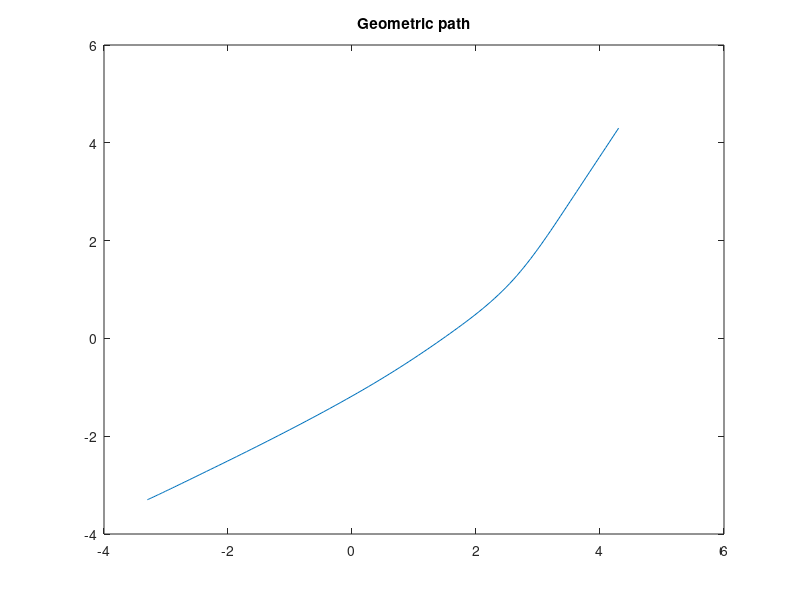

The MATLAB script that drew this image:
clc,clf, clear

% Import data
pathData = load('path_geo.txt');

plot(pathData(:,1),pathData(:,2))
title('Geometric path')

% theta = 0.1;
% A = [0 0 -cos(theta);
%      0 0 -sin(theta);
%      0 0 0          ];
% B = [-sin(theta) 0;
%      cos(theta)  0;
%      0           1];
% Q = diag([1 1 1]);
% R = diag([1 1]);
% K = lqr(A,B,Q,R)

A = [0 0.5 0;
     -0.5 0 0.5;
     0 0 0   ];
B = [1 0;
     0  0;
     0 1];
Q = diag([0.01 0.01 0.001]);
R = diag([1 1]);
K = lqr(A,B,Q,R)
